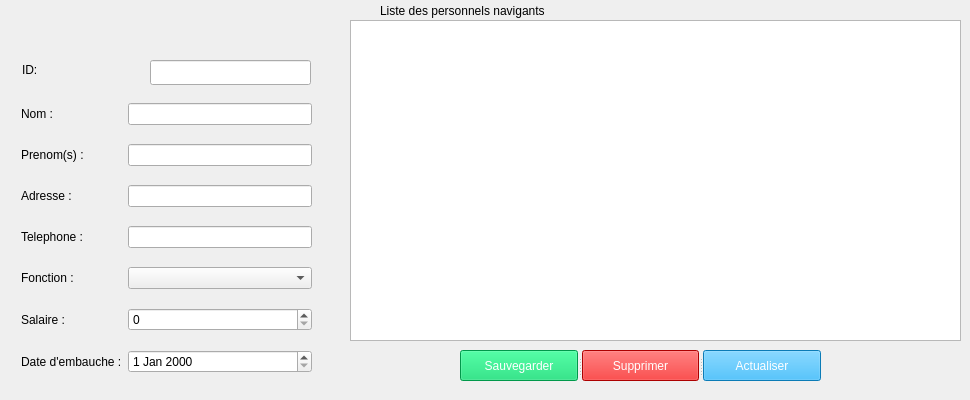
      <widget class="QWidget" name="stackedWidgetPage1">
       <widget class="QTableView" name="tab_nav">
        <property name="geometry">
         <rect>
          <x>350</x>
          <y>20</y>
          <width>611</width>
          <height>321</height>
         </rect>
        </property>
        <property name="styleSheet">
         <string notr="true">font: 12pt &quot;Calibri&quot;;</string>
        </property>
       </widget>
       <widget class="QLabel" name="label_32">
        <property name="geometry">
         <rect>
          <x>380</x>
          <y>0</y>
          <width>221</width>
          <height>21</height>
         </rect>
        </property>
        <property name="styleSheet">
         <string notr="true">font: 12pt &quot;Calibri&quot;;
</string>
        </property>
        <property name="text">
         <string>Liste des personnels navigants</string>
        </property>
       </widget>
       <widget class="QLineEdit" name="numPerso">
        <property name="geometry">
         <rect>
          <x>150</x>
          <y>60</y>
          <width>161</width>
          <height>25</height>
         </rect>
        </property>
        <property name="styleSheet">
         <string notr="true">font: 12pt &quot;Calibri&quot;;</string>
        </property>
       </widget>
       <widget class="QLabel" name="label_58">
        <property name="geometry">
         <rect>
          <x>22</x>
          <y>60</y>
          <width>20</width>
          <height>19</height>
         </rect>
        </property>
        <property name="styleSheet">
         <string notr="true">font: 12pt &quot;Calibri&quot;;</string>
        </property>
        <property name="text">
         <string>ID:</string>
        </property>
       </widget>
       <widget class="QSplitter" name="splitter_2">
        <property name="geometry">
         <rect>
          <x>460</x>
          <y>350</y>
          <width>361</width>
          <height>31</height>
         </rect>
        </property>
        <property name="orientation">
         <enum>Qt::Horizontal</enum>
        </property>
        <widget class="QPushButton" name="sauv">
         <property name="cursor">
          <cursorShape>PointingHandCursor</cursorShape>
         </property>
         <property name="styleSheet">
          <string notr="true">background-color: rgb(0, 213, 103);
color: rgb(255, 255, 255);
font: 10pt &quot;Arial Rounded MT Bold&quot;;
</string>
         </property>
         <property name="text">
          <string>Sauvegarder</string>
         </property>
         <property name="icon">
          <iconset>
           <normaloff>../image/enregistrer-le-fichier.png</normaloff>../image/enregistrer-le-fichier.png</iconset>
         </property>
        </widget>
        <widget class="QPushButton" name="sup">
         <property name="cursor">
          <cursorShape>PointingHandCursor</cursorShape>
         </property>
         <property name="styleSheet">
          <string notr="true">background-color: rgb(241, 0, 0);
color: rgb(255, 255, 255);
font: 10pt &quot;Arial Rounded MT Bold&quot;;
</string>
         </property>
         <property name="text">
          <string>Supprimer</string>
         </property>
         <property name="icon">
          <iconset>
           <normaloff>../image/delete.png</normaloff>../image/delete.png</iconset>
         </property>
        </widget>
        <widget class="QPushButton" name="actu">
         <property name="cursor">
          <cursorShape>PointingHandCursor</cursorShape>
         </property>
         <property name="styleSheet">
          <string notr="true">background-color: rgb(16, 172, 255);
color: rgb(255, 255, 255);
font: 10pt &quot;Arial Rounded MT Bold&quot;;

</string>
         </property>
         <property name="text">
          <string>Actualiser</string>
         </property>
         <property name="icon">
          <iconset>
           <normaloff>../image/refresh.png</normaloff>../image/refresh.png</iconset>
         </property>
        </widget>
       </widget>
       <widget class="QWidget" name="layoutWidget">
        <property name="geometry">
         <rect>
          <x>21</x>
          <y>90</y>
          <width>291</width>
          <height>301</height>
         </rect>
        </property>
        <layout class="QGridLayout" name="gridLayout">
         <item row="0" column="0">
          <widget class="QLabel" name="label_33">
           <property name="styleSheet">
            <string notr="true">font: 12pt &quot;Calibri&quot;;
</string>
           </property>
           <property name="text">
            <string>Nom :</string>
           </property>
          </widget>
         </item>
         <item row="0" column="1">
          <widget class="QLineEdit" name="nom">
           <property name="styleSheet">
            <string notr="true">font: 12pt &quot;Calibri&quot;;</string>
           </property>
          </widget>
         </item>
         <item row="1" column="0">
          <widget class="QLabel" name="label_34">
           <property name="styleSheet">
            <string notr="true">font: 12pt &quot;Calibri&quot;;</string>
           </property>
           <property name="text">
            <string>Prenom(s) :</string>
           </property>
          </widget>
         </item>
         <item row="1" column="1">
          <widget class="QLineEdit" name="prenom">
           <property name="styleSheet">
            <string notr="true">font: 12pt &quot;Calibri&quot;;</string>
           </property>
          </widget>
         </item>
         <item row="2" column="0">
          <widget class="QLabel" name="label_35">
           <property name="styleSheet">
            <string notr="true">font: 12pt &quot;Calibri&quot;;</string>
           </property>
           <property name="text">
            <string>Adresse :</string>
           </property>
          </widget>
         </item>
         <item row="2" column="1">
          <widget class="QLineEdit" name="adresse">
           <property name="styleSheet">
            <string notr="true">font: 12pt &quot;Calibri&quot;;</string>
           </property>
          </widget>
         </item>
         <item row="3" column="0">
          <widget class="QLabel" name="label_36">
           <property name="styleSheet">
            <string notr="true">font: 12pt &quot;Calibri&quot;;</string>
           </property>
           <property name="text">
            <string>Telephone :</string>
           </property>
          </widget>
         </item>
         <item row="3" column="1">
          <widget class="QLineEdit" name="tel">
           <property name="styleSheet">
            <string notr="true">font: 12pt &quot;Calibri&quot;;</string>
           </property>
          </widget>
         </item>
         <item row="4" column="0">
          <widget class="QLabel" name="label_37">
           <property name="styleSheet">
            <string notr="true">font: 12pt &quot;Calibri&quot;;</string>
           </property>
           <property name="text">
            <string>Fonction :</string>
           </property>
          </widget>
         </item>
         <item row="4" column="1">
          <widget class="QComboBox" name="fonction">
           <property name="cursor">
            <cursorShape>PointingHandCursor</cursorShape>
           </property>
           <property name="styleSheet">
            <string notr="true">font: 12pt &quot;Calibri&quot;;</string>
           </property>
           <item>
            <property name="text">
             <string/>
            </property>
           </item>
           <item>
            <property name="text">
             <string>Pilote</string>
            </property>
           </item>
           <item>
            <property name="text">
             <string>Steward</string>
            </property>
           </item>
           <item>
            <property name="text">
             <string>Hôtesse</string>
            </property>
           </item>
          </widget>
         </item>
         <item row="5" column="0">
          <widget class="QLabel" name="label_38">
           <property name="styleSheet">
            <string notr="true">font: 12pt &quot;Calibri&quot;;</string>
           </property>
           <property name="text">
            <string>Salaire :</string>
           </property>
          </widget>
         </item>
         <item row="5" column="1">
          <widget class="QSpinBox" name="salaire">
           <property name="styleSheet">
            <string notr="true">font: 12pt &quot;Calibri&quot;;</string>
           </property>
           <property name="maximum">
            <number>99999</number>
           </property>
           <property name="singleStep">
            <number>4</number>
           </property>
          </widget>
         </item>
         <item row="6" column="0">
          <widget class="QLabel" name="label_39">
           <property name="styleSheet">
            <string notr="true">font: 12pt &quot;Calibri&quot;;</string>
           </property>
           <property name="text">
            <string>Date d'embauche :</string>
           </property>
          </widget>
         </item>
         <item row="6" column="1">
          <widget class="QDateEdit" name="date">
           <property name="styleSheet">
            <string notr="true">font: 12pt &quot;Calibri&quot;;</string>
           </property>
          </widget>
         </item>
        </layout>
       </widget>
      </widget>
